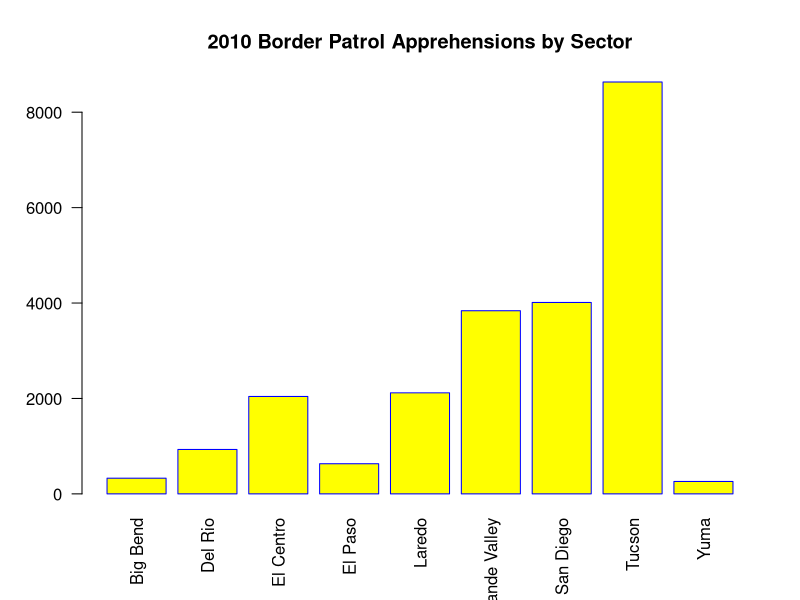
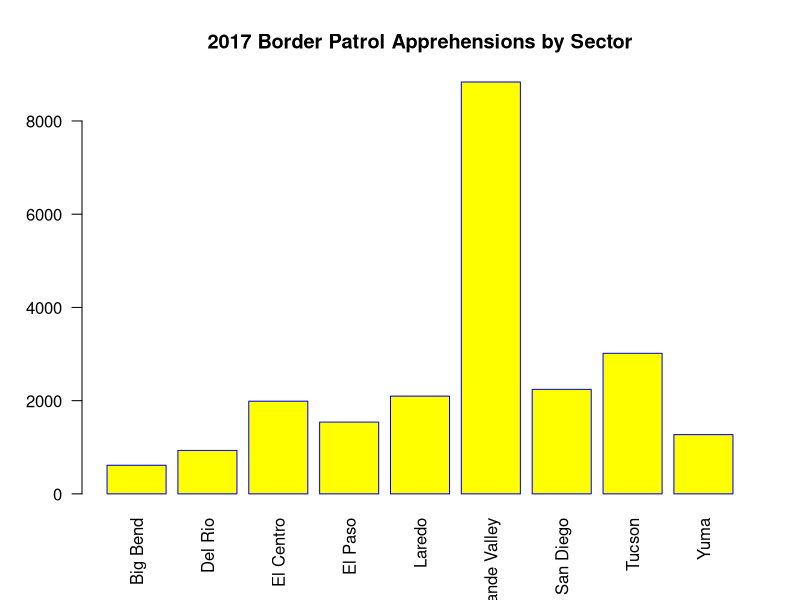
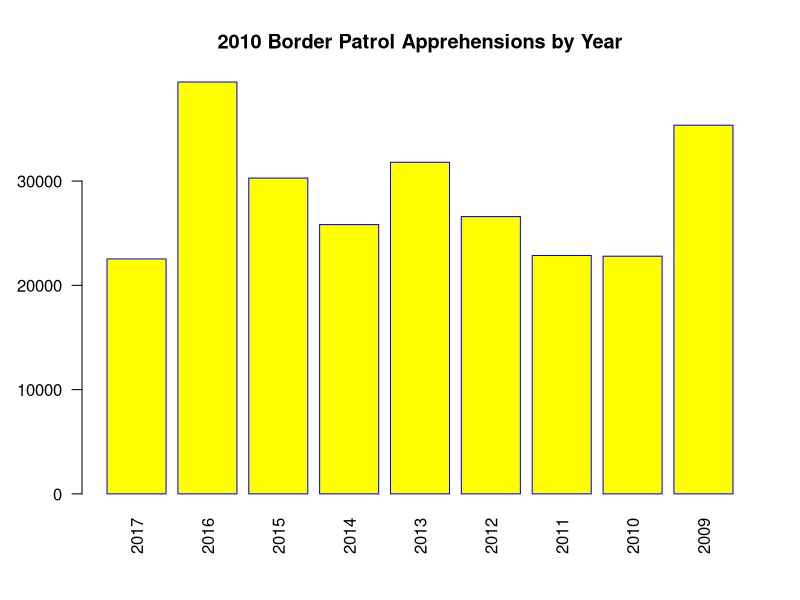
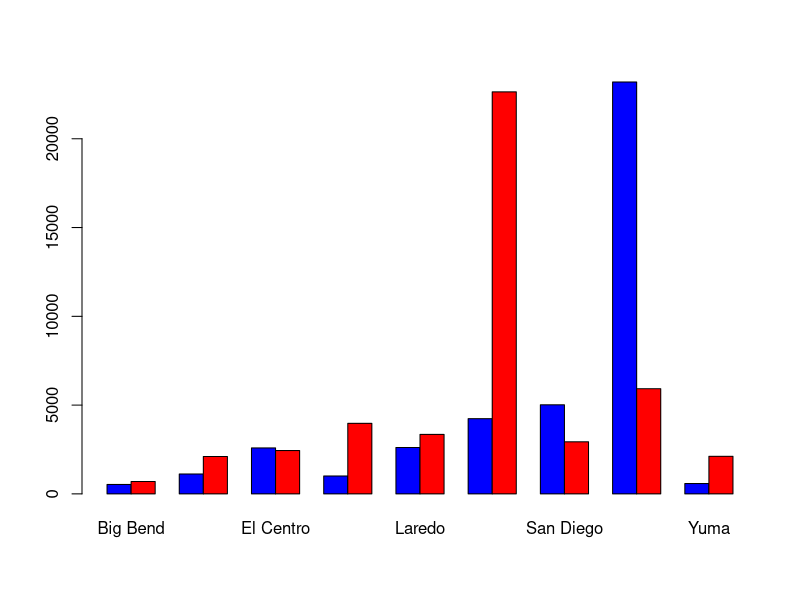

Generate these figures, in order, with R:
## ---- chunk 1


BP2010 <- read.csv("BP Apprehensions 2010.csv", header = TRUE, stringsAsFactors = FALSE)
rownames(BP2010) <- BP2010[,1]
x <- barplot(BP2010[1:9,13], names.arg = rownames(BP2010)[1:9],
        las=2,
        axisnames=TRUE,
        main="2010 Border Patrol Apprehensions by Sector",
        border="blue",
        col="yellow")


PB2017 <- read.csv("PB Apprehensions 2017.csv", header = TRUE, stringsAsFactors = TRUE)
rownames(PB2017) <- PB2017[,1]
barplot(PB2017[1:9,13], names.arg = rownames(PB2017)[1:9],
        las=2,
        axisnames=TRUE,
        main="2017 Border Patrol Apprehensions by Sector",
        border="blue",
        col="yellow")

PBmonthly <- read.csv("monthly_sum.csv", header = TRUE, stringsAsFactors = TRUE)
rownames(PBmonthly) <- PBmonthly[,1]
barplot(PBmonthly[1:9,13], names.arg = rownames(PBmonthly)[1:9],
        las=2,
        axisnames=TRUE,
        main="2010 Border Patrol Apprehensions by Year",
        border="blue",
        col="yellow")

data <- matrix(c(BP2010[1:9,2], PB2017[1:9,2]), nrow = 2, byrow = TRUE)
barplot(data, beside = TRUE, col = c("blue", "red"), names.arg = rownames(BP2010))
